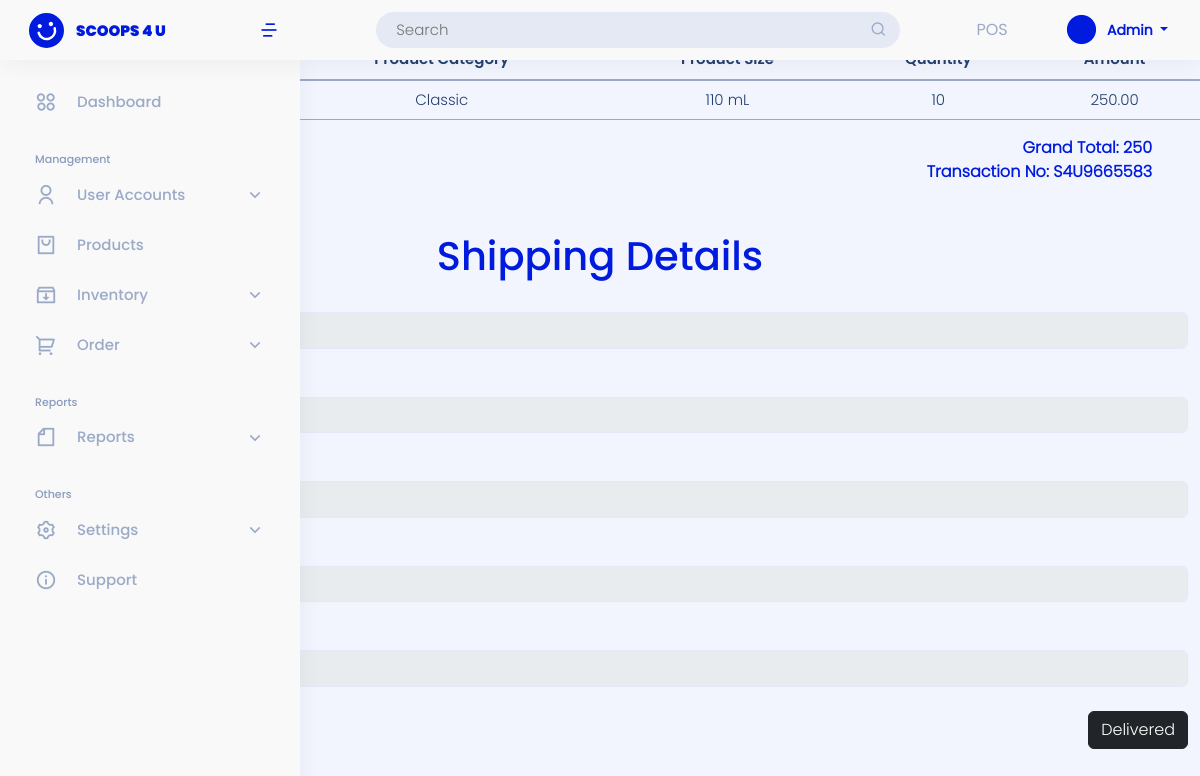
/rider-site/transaction-view/1/ (signed in), run on the app's committed database.
### landing_page/models.py (models this page shows)
class User(AbstractUser):
    ROLE = ((" "," "),("admin","admin"),("staff","staff"),("reseller","reseller"),("rider","rider"))
    role = models.CharField(max_length=50, null=True, default=False, choices=ROLE)

### admin_site/models.py (models this page shows, shortened)
class OrderItem(models.Model):
    OrderItem_transactionNo =  models.CharField(max_length=200, null=True,  verbose_name='Transaction Number')
    OrderItem_category =  models.CharField(max_length=200, verbose_name='Category')
    OrderItem_name=  models.CharField(max_length=200, verbose_name='Product Name')
    OrderItem_unit =  models.CharField(max_length=200, null=True, verbose_name='Unit')
    OrderItem_quantity =  models.CharField(max_length=200, null=True, verbose_name='quantity')
    OrderItem_amount =  models.DecimalField( max_digits=10, decimal_places=2,null=True, verbose_name='Amount')

class Transaction(models.Model):
    ORDERSTATUS = ( ("Pending","Pending"),("Out for Delivery","Out for Delivery"),("Decline","Decline"),("Completed","Completed"))
    DELIVERY_OPTION = ( ("pickup","pickup"),("delivery","delivery"))
    transaction_no =  models.CharField(unique=True, max_length=200, null=False,verbose_name='Transaction Number')
    transaction_user = models.CharField(max_length=250, null=True, verbose_name='List Username')
    transaction_fname = models.CharField(max_length=250, null=True, verbose_name='First Name')
    transaction_lname = models.CharField(max_length=250, null=True, verbose_name='Last Name')
    transaction_address = models.TextField(null=False, verbose_name='Address')
    transaction_contactno = models.BigIntegerField( null=True, verbose_name='Contact Number')
    transaction_doption = models.CharField(max_length=250, choices= DELIVERY_OPTION, null=True, verbose_name='Delivery Option')
    transaction_preferred_date = models.CharField(max_length=250,  null=True,   verbose_name='Preferred Date')
    transaction_totalprice =  models.DecimalField( max_digits=10, decimal_places=2,null=True, verbose_name='Total Price')
    created_at =models.DateField(default=timezone.now,  verbose_name='Date Ordered')
    transaction_orderstatus = models.CharField(max_length=250, choices=ORDERSTATUS, null=True, default='Pending',verbose_name='Status')
    transaction_delivered = models.DateTimeField(null=True, blank=True, verbose_name='Delivered Time')

### rider_site/views.py (the view)
# urls.py: path('transaction-view/<int:id>/', views.transaction_view, name='transaction_view'),
@login_required(login_url='landing_page:login')
def transaction_view(request,id):
    if request.method == "GET":
        transaction = Transaction.objects.get(id = id)
        transaction_no = transaction.transaction_no
        list_orderitem = OrderItem.objects.filter(OrderItem_transactionNo = transaction_no).order_by('-id')
        list_total = OrderItem.objects.filter(OrderItem_transactionNo = transaction_no).all().aggregate(data=Sum('OrderItem_amount'))
        context = {
            'list_orderitem':list_orderitem,
            'list_total':list_total,
            'list_transaction':transaction
        }
    return render(request, 'rider_site/orders/view_orders.html', context)

### templates/rider_site/orders/view_orders.html (shortened to what this page needs)
{% extends 'admin_site/base.html' %}
{% block content %}
{% if list_orderitem %}
<table class="table table-hover text-center">
    <p class="fw-bolder">Order Details</p>
    <thead>
        <tr>
            <th>Product Name</th>
            <th>Product Category</th>
            <th>Product Size</th>
            <th>Quantity</th>
            <th>Amount</th>
        </tr>
    </thead>
    <tbody>
        {% for list in list_orderitem %}
        <tr>
            <td>{{ list.OrderItem_name }}</td>
            <td>{{ list.OrderItem_category }}</td>
            <td>{{ list.OrderItem_unit}}</td>
            <td>{{ list.OrderItem_quantity}}</td>
            <td>{{ list.OrderItem_amount }}</td>
        </tr>
        {% endfor %}
    </tbody>
</table>
    <div class="text-end px-5">
        <label style="font-weight: bolder;" > Grand Total:    {{ list_total.data }} </label><br>
        <label style="font-weight: bolder;" > Transaction No:    {{  list_transaction.transaction_no}} </label>
    </div>
    <br>
    <br>
        <div class="container-fluid">
        <h1 class="text-center">Shipping Details</h1>
        <label for="">First Name</label>
        <input type="text"class="form-control" value="{{ list_transaction.transaction_fname }}" disabled>
        <br>
        <label for="">Last Name</label>
        <input type="text"  value="{{ list_transaction.transaction_lname }}" class="form-control" disabled>
        <br>
        <label for="">Address</label>
        <input type="text"  value="{{ list_transaction.transaction_address }}" class="form-control" disabled>
        <br>
        <label for="">contact No</label>
        <input type="text"   value="{{ list_transaction.transaction_contactno }}"class="form-control" disabled>
        <br>
        <label for="">Delivery option</label>
        <input type="text" value="{{ list_transaction.transaction_doption }}" class="form-control" disabled>
        <br>
        <form action="{% url 'rider_site:completed_process' %}" method="POST" class="text-end">
            <button class="btn btn-dark">Delivered</button>
        </form>
        <br>
        <br>
        <br>
    </div>
{% endif %}
{% endblock content %}

### templates/admin_site/base.html (shortened to what this page needs)
{% load static %}
<!DOCTYPE html>
<html lang="en">
<head>
    <link href="https://cdn.jsdelivr.net/npm/bootstrap@5.0.2/dist/css/bootstrap.min.css" rel="stylesheet">
    <link href="{% static '/css/assets/bootstrap/css/bootstrap.min.css'%}" rel="stylesheet">
    <link href="{% static '/css/assets/simple-datatables/style.css'%}" rel="stylesheet">
    <link href="{% static '/css/assets/remixicon/remixicon.css'%}" rel="stylesheet">
    <link href="{% static '/css/sandi.css'%}" rel="stylesheet">
  </head>
<body>
{% if user.role == "admin"%}
<header id="header" class="header fixed-top d-flex align-items-center">
  <div class="d-flex align-items-center justify-content-between">
    <a href="{% url 'admin_site:dashboard'%}" class="logo d-flex align-items-center">
      <img src="{% static '/img/logo-header.svg'%}" alt="">
      <span class="d-none d-lg-block">SCOOPS 4 U</span>
    </a>
    <i class="ri-menu-4-line toggle-sidebar-btn ms-1 me-3" style="font-size: 20px; font-weight: 500; color:#001BDE;"></i>
  </div>
  <div class="search-bar mx-auto">
    <form class="search-form d-flex align-items-center" method="POST" action="#">
      <input type="text" name="query" placeholder="Search" title="Enter search keyword">
      <button type="submit" title="Search"><i class="ri-search-line"></i></button>
    </form>
  </div>
  <div class="POS POS-header">
      <a href="{%url 'admin_site:pos' %}">POS</a>
    </div>
  <nav class="header-nav ms-auto">
    <ul class="d-flex align-items-center">
      <li class="nav-item dropdown pe-3">
        <a class="nav-link nav-profile d-flex align-items-center me-3" href="#" data-bs-toggle="dropdown">
          <i alt="Profile" class="ri-checkbox-blank-circle-fill"></i>
          <span class="d-none d-md-block dropdown-toggle ps-2" style="text-transform: capitalize;">
            {{ user }}
          </span>
        </a>
      </li>
    </ul>
  </nav>
  </header>
<aside id="sidebar" class="sidebar">
  <ul class="sidebar-nav" id="sidebar-nav">
      <li class="nav-item">
          <a class="nav-link collapsed " href="{% url 'admin_site:dashboard'%}">
          <i class="ri-apps-2-line" style="font-size: 22px; font-weight: 100; margin-right: 20px"></i>
          <span>Dashboard</span>
          </a>
      </li>
      <li class="nav-heading pt-3">Management</li>
      <li class="nav-item">
          <a class="nav-link collapsed " data-bs-target="#users-nav" data-bs-toggle="collapse" href="#">
                <i class="ri-user-line" style="font-size: 22px; font-weight: 100; margin-right: 20px"></i><span>User Accounts</span><i class="ri-arrow-down-s-line ms-auto" style="font-size: 20px; font-weight: 100;" ></i>
          </a>
      </li>
      <li class="nav-item">
      <a class="nav-link collapsed " href="{%url 'admin_site:list_product' %}">
          <i class="ri-shopping-bag-2-line" style="font-size: 22px; font-weight: 100; margin-right: 20px"></i>
          <span>Products</span>
      </a>
      </li>
      <li class="nav-item">
      <a class="nav-link collapsed " data-bs-target="#inventory-nav" data-bs-toggle="collapse" href="#">
          <i class="ri-inbox-archive-line"style="font-size: 22px; font-weight: 100; margin-right: 20px"></i>
          <span>Inventory</span><i class="ri-arrow-down-s-line ms-auto" style="font-size: 20px; font-weight: 100;" ></i>
      </a>
      </li>
      <li class="nav-item">
      <a class="nav-link collapsed " data-bs-target="#sales-nav" data-bs-toggle="collapse" href="#">
          <i class="ri-shopping-cart-2-line" style="font-size: 22px; font-weight: 100; margin-right: 20px"></i><span>Order</span><i class="ri-arrow-down-s-line ms-auto" style="font-size: 20px; font-weight: 100;" ></i>
      </a>
      </li>
      <li class="nav-heading pt-3">Reports</li>
      <li class="mb-act nav-item">
          <a class="nav-link collapsed " data-bs-target="#reports-nav" data-bs-toggle="collapse" href="#">
                <i class="ri-file-line" style="font-size: 22px; font-weight: 100; margin-right: 20px"></i><span>Reports</span><i class="ri-arrow-down-s-line ms-auto" style="font-size: 20px; font-weight: 100;" ></i>
          </a>
      </li>
      <li class="nav-heading pt-3">Others</li>
      <li class="nav-item">
          <a class="nav-link collapsed " data-bs-target="#settings-nav" data-bs-toggle="collapse" href="#">
                <i class="ri-settings-3-line" style="font-size: 22px; font-weight: 100; margin-right: 20px"></i><span>Settings</span><i class="ri-arrow-down-s-line ms-auto" style="font-size: 20px; font-weight: 100;" ></i>
          </a>
      </li>
      <li class="nav-item">
          <a class="nav-link collapsed ">
                <i class="ri-information-line" style="font-size: 22px; font-weight: 100; margin-right: 20px"></i><span>Support</span>
          </a>
      </li>
  </ul>
</aside>
{% endif %}
<div class="">
  <div class="">
      <div class="">
          {% block content %}
          {% endblock content %}
      </div>
  </div>
</div>
</body>
</html>

### scoops4u_capstone/static/css/sandi.css (style rules this page uses)
html { scroll-behavior: smooth; height: 100%; }
:root { --primary-c-black: #151515; --primary-c-white: #F9F9F9; --primary-c-white-text: #FFF; --primary-c-grey-text: #9AAAC7; --primary-c-blue: #001BDE; --primary-c-l-blue: #BBC2F2; --primary-c-d-blue: #0B2E8A; --primary-c-dark-blue: #254070; --c-grey: #565656; --c-d-purple: #99A2E1; --c-l-purple: #E1E3F3; --c-dark-pink: #E288B8; --c-light-pink: #FFAED9; --c-lighter-pink: #FCD7EB; --c-light-peach: #F6D7DD; --bg-c-gray-blue: #F2F5FD; --bg-c-gray: #E4E9F4; }
* { margin: 0; padding: 0; text-decoration: none !important; }
body { font-family: P-Light; color: var(--primary-c-blue); background-color: var(--bg-c-gray-blue); }
h1 { font-family: P-Medium; }
.logo { line-height: 1; }
@media (min-width: 1200px) { .logo { width: 280px; } }
.logo img { max-height: 35px; margin-right: 12px; margin-left: 9px; }
.logo span { font-family: P-Black; font-size: 15px; color: var(--primary-c-blue); }
.header { transition: all 0.5s; z-index: 997; height: 60px; background: var(--primary-c-white); box-shadow: 0px 4px 25px rgba(0, 0, 0, 0.05); padding-left: 20px; }
.header .toggle-sidebar-btn { position: absolute; left: 255px; font-size: 24px; cursor: pointer; }
.header .search-bar { min-width: 564px; padding: 0 20px; }
.header .search-form { width: 100%; }
.header .search-form input { border: 0; font-size: 14px; color: var(--primary-c-blue) !important; padding: 7px 38px 7px 20px; border-radius: 33px; transition: 0.3s; width: 100%; background-color: var(--bg-c-gray); }
.header .search-form button { border: 0; padding: 0; margin-left: -30px; background: none; }
.header .search-form button i { color: var(--primary-c-grey-text); }
.header-nav ul { list-style: none; }
.header-nav>ul { margin: 0; padding: 0; }
.header-nav .nav-profile { color: var(--primary-c-blue) }
.header-nav .nav-profile i { font-size: 35px; color: var(--primary-c-blue); }
.header-nav .nav-profile span { font-size: 14px; font-weight: 600; }
.POS-header * { font-family: P-Mono; color: var(--primary-c-grey-text) !important; }
.nav-profile span { font-family: P-Mono; }
.sidebar { position: fixed; top: 60px; left: 0; bottom: 0; width: 300px; z-index: 996; transition: all 0.3s; padding: 20px; overflow-y: auto; scrollbar-width: thin; scrollbar-color: #aab7cf transparent; background: #F9F9F9; box-shadow: 0px 4px 25px rgba(0, 0, 0, 0.05); }
.sidebar-nav { padding: 0; margin: 0; list-style: none; }
.sidebar-nav li { padding: 0; margin: 0; list-style: none; }
.sidebar-nav .nav-item { margin-bottom: 5px; }
.sidebar-nav .nav-heading { font-family: P-Medium; font-size: 11px; text-transform: capitalize; color: #899bbd; margin: 10px 0 5px 15px; }
.sidebar-nav .nav-link { display: flex; align-items: center !important; font-family: P-Medium; font-size: 15px; color: var(--primary-c-blue); transition: 0.3; background: var(--primary-c-white); padding: 10px 15px; border-radius: 0px 50px 50px 0px; height: 45px; }
.sidebar-nav .nav-link i { font-size: 16px; margin-right: 10px; color: var(--primary-c-blue); transition: 0.3; }
.sidebar-nav .nav-link.collapsed { color: var(--primary-c-grey-text); background: var(--primary-c-white); }
.sidebar-nav .nav-link.collapsed i { color: var(--primary-c-grey-text); }
.sidebar-nav .nav-link .ri-arrow-down-s-line { margin-right: 0; transition: transform 0.2s ease-in-out; }
.table th { font-family: P-SemiBold; font-size: 15px; color: var(--primary-c-dark-blue); }
.table td { font-size: 15px; color: var(--primary-c-dark-blue); }
thead { border-bottom: 2px solid var(--primary-c-grey-text) !important; }
tr { border-bottom: 1px solid var(--primary-c-grey-text) !important; }
input, select, textarea { font-size: 15px !important; color: var(--primary-c-dark-blue) !important; border-color: #E5E8F8 !important; }

### data on the page
User: username "Admin"
OrderItem: OrderItem_category "Classic", OrderItem_unit "110 mL", OrderItem_quantity "10", OrderItem_amount "250.00"
Transaction: transaction_no "S4U9665583", transaction_fname "bb", transaction_lname "bb", transaction_address "bb", transaction_contactno "9294249503", transaction_doption "delivery"

### other printed values
{{ list_total.data }} "250"
